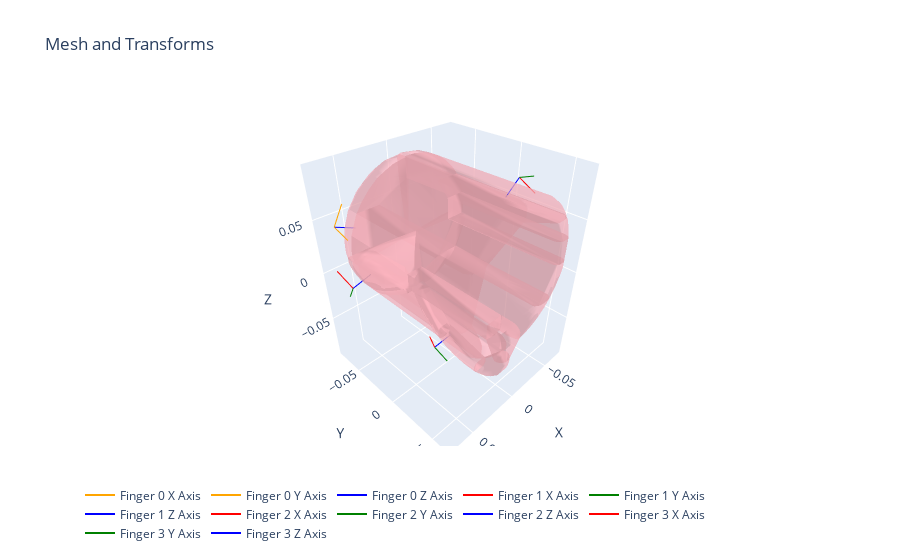

Write notebook code for a chart like this one.
### Code cell
from nerf_grasping.dataset.DexGraspNet_NeRF_Grasps_utils import plot_mesh_and_transforms, parse_object_code_and_scale
import trimesh

object_code, object_scale = parse_object_code_and_scale(object_code_and_scale_string)

mesh_path = pathlib.Path("data") / "meshdata" / object_code / "coacd" / "decomposed.obj"
mesh = trimesh.load(str(mesh_path))
mesh.apply_scale(object_scale)

# Visualize grasp using our util.
transform = grasp_configs.grasp_frame_transforms[grasp_idx].matrix()
print(f"actual grasp transform: {transform[finger_idx]}")
print(f"camera transform: {camera_batch.camera_to_worlds.reshape(-1, 4, 3, 4)[grasp_idx, finger_idx]}")
transform_list = [transform[ii].detach().numpy() for ii in range(4)]
plot_mesh_and_transforms(mesh, transform_list, 4, highlight_idx=finger_idx)

### Figure 1 — Plotly figure (JSON) as saved in the notebook; plotly's stock layout.template omitted (floating-point values rounded to 4 significant figures; data arrays with more than 128 entries replaced by an {"elided": "..."} marker saying what was removed)
{"data": [{"color": "lightpink", "i": {"elided": "3080 int values"}, "j": {"elided": "3080 int values"}, "k": {"elided": "3080 int values"}, "name": "Mesh", "opacity": 0.5, "type": "mesh3d", "x": {"elided": "1571 float values"}, "y": {"elided": "1571 float values"}, "z": {"elided": "1571 float values"}}, {"marker": {"color": "orange", "colorscale": [[0, "#440154"], [0.1111, "#482878"], [0.2222, "#3e4989"], [0.3333, "#31688e"], [0.4444, "#26828e"], [0.5556, "#1f9e89"], [0.6667, "#35b779"], [0.7778, "#6ece58"], [0.8889, "#b5de2b"], [1, "#fde725"]], "size": 8}, "mode": "lines", "name": "Finger 0 X Axis", "type": "scatter3d", "x": [0.06668, 0.0589], "y": [-0.06696, -0.0637], "z": [0.0457, 0.06383]}, {"marker": {"color": "orange", "colorscale": [[0, "#440154"], [0.1111, "#482878"], [0.2222, "#3e4989"], [0.3333, "#31688e"], [0.4444, "#26828e"], [0.5556, "#1f9e89"], [0.6667, "#35b779"], [0.7778, "#6ece58"], [0.8889, "#b5de2b"], [1, "#fde725"]], "size": 8}, "mode": "lines", "name": "Finger 0 Y Axis", "type": "scatter3d", "x": [0.06668, 0.06796], "y": [-0.06696, -0.04723], "z": [0.0457, 0.0427]}, {"marker": {"color": "blue", "colorscale": [[0, "#440154"], [0.1111, "#482878"], [0.2222, "#3e4989"], [0.3333, "#31688e"], [0.4444, "#26828e"], [0.5556, "#1f9e89"], [0.6667, "#35b779"], [0.7778, "#6ece58"], [0.8889, "#b5de2b"], [1, "#fde725"]], "size": 8}, "mode": "lines", "name": "Finger 0 Z Axis", "type": "scatter3d", "x": [0.06668, 0.0483], "y": [-0.06696, -0.06696], "z": [0.0457, 0.03782]}, {"marker": {"color": "red", "colorscale": [[0, "#440154"], [0.1111, "#482878"], [0.2222, "#3e4989"], [0.3333, "#31688e"], [0.4444, "#26828e"], [0.5556, "#1f9e89"], [0.6667, "#35b779"], [0.7778, "#6ece58"], [0.8889, "#b5de2b"], [1, "#fde725"]], "size": 8}, "mode": "lines", "name": "Finger 1 X Axis", "type": "scatter3d", "x": [0.06024, 0.06631], "y": [-0.06537, -0.07649], "z": [-0.01625, -0.0007683]}, {"marker": {"color": "green", "colorscale": [[0, "#440154"], [0.1111, "#482878"], [0.2222, "#3e4989"], [0.3333, "#31688e"], [0.4444, "#26828e"], [0.5556, "#1f9e89"], [0.6667, "#35b779"], [0.7778, "#6ece58"], [0.8889, "#b5de2b"], [1, "#fde725"]], "size": 8}, "mode": "lines", "name": "Finger 1 Y Axis", "type": "scatter3d", "x": [0.06024, 0.07218], "y": [-0.06537, -0.05049], "z": [-0.01625, -0.01024]}, {"marker": {"color": "blue", "colorscale": [[0, "#440154"], [0.1111, "#482878"], [0.2222, "#3e4989"], [0.3333, "#31688e"], [0.4444, "#26828e"], [0.5556, "#1f9e89"], [0.6667, "#35b779"], [0.7778, "#6ece58"], [0.8889, "#b5de2b"], [1, "#fde725"]], "size": 8}, "mode": "lines", "name": "Finger 1 Z Axis", "type": "scatter3d", "x": [0.06024, 0.04539], "y": [-0.06537, -0.05795], "z": [-0.01625, -0.0051]}, {"marker": {"color": "red", "colorscale": [[0, "#440154"], [0.1111, "#482878"], [0.2222, "#3e4989"], [0.3333, "#31688e"], [0.4444, "#26828e"], [0.5556, "#1f9e89"], [0.6667, "#35b779"], [0.7778, "#6ece58"], [0.8889, "#b5de2b"], [1, "#fde725"]], "size": 8}, "mode": "lines", "name": "Finger 2 X Axis", "type": "scatter3d", "x": [0.01364, 0.02009], "y": [-0.01431, -0.01347], "z": [-0.08431, -0.0654]}, {"marker": {"color": "green", "colorscale": [[0, "#440154"], [0.1111, "#482878"], [0.2222, "#3e4989"], [0.3333, "#31688e"], [0.4444, "#26828e"], [0.5556, "#1f9e89"], [0.6667, "#35b779"], [0.7778, "#6ece58"], [0.8889, "#b5de2b"], [1, "#fde725"]], "size": 8}, "mode": "lines", "name": "Finger 2 Y Axis", "type": "scatter3d", "x": [0.01364, 0.01633], "y": [-0.01431, 0.005428], "z": [-0.08431, -0.0861]}, {"marker": {"color": "blue", "colorscale": [[0, "#440154"], [0.1111, "#482878"], [0.2222, "#3e4989"], [0.3333, "#31688e"], [0.4444, "#26828e"], [0.5556, "#1f9e89"], [0.6667, "#35b779"], [0.7778, "#6ece58"], [0.8889, "#b5de2b"], [1, "#fde725"]], "size": 8}, "mode": "lines", "name": "Finger 2 Z Axis", "type": "scatter3d", "x": [0.01364, -0.005099], "y": [-0.01431, -0.01118], "z": [-0.08431, -0.07806]}, {"marker": {"color": "red", "colorscale": [[0, "#440154"], [0.1111, "#482878"], [0.2222, "#3e4989"], [0.3333, "#31688e"], [0.4444, "#26828e"], [0.5556, "#1f9e89"], [0.6667, "#35b779"], [0.7778, "#6ece58"], [0.8889, "#b5de2b"], [1, "#fde725"]], "size": 8}, "mode": "lines", "name": "Finger 3 X Axis", "type": "scatter3d", "x": [-0.05963, -0.07007], "y": [0.01165, 0.0215], "z": [0.0723, 0.05838]}, {"marker": {"color": "green", "colorscale": [[0, "#440154"], [0.1111, "#482878"], [0.2222, "#3e4989"], [0.3333, "#31688e"], [0.4444, "#26828e"], [0.5556, "#1f9e89"], [0.6667, "#35b779"], [0.7778, "#6ece58"], [0.8889, "#b5de2b"], [1, "#fde725"]], "size": 8}, "mode": "lines", "name": "Finger 3 Y Axis", "type": "scatter3d", "x": [-0.05963, -0.05372], "y": [0.01165, 0.02906], "z": [0.0723, 0.08019]}, {"marker": {"color": "blue", "colorscale": [[0, "#440154"], [0.1111, "#482878"], [0.2222, "#3e4989"], [0.3333, "#31688e"], [0.4444, "#26828e"], [0.5556, "#1f9e89"], [0.6667, "#35b779"], [0.7778, "#6ece58"], [0.8889, "#b5de2b"], [1, "#fde725"]], "size": 8}, "mode": "lines", "name": "Finger 3 Z Axis", "type": "scatter3d", "x": [-0.05963, -0.04363], "y": [0.01165, 0.01165], "z": [0.0723, 0.06031]}], "layout": {"legend": {"orientation": "h"}, "scene": {"aspectmode": "data", "xaxis": {"title": {"text": "X"}}, "yaxis": {"title": {"text": "Y"}}, "zaxis": {"title": {"text": "Z"}}}, "showlegend": true, "title": {"text": "Mesh and Transforms"}}}
